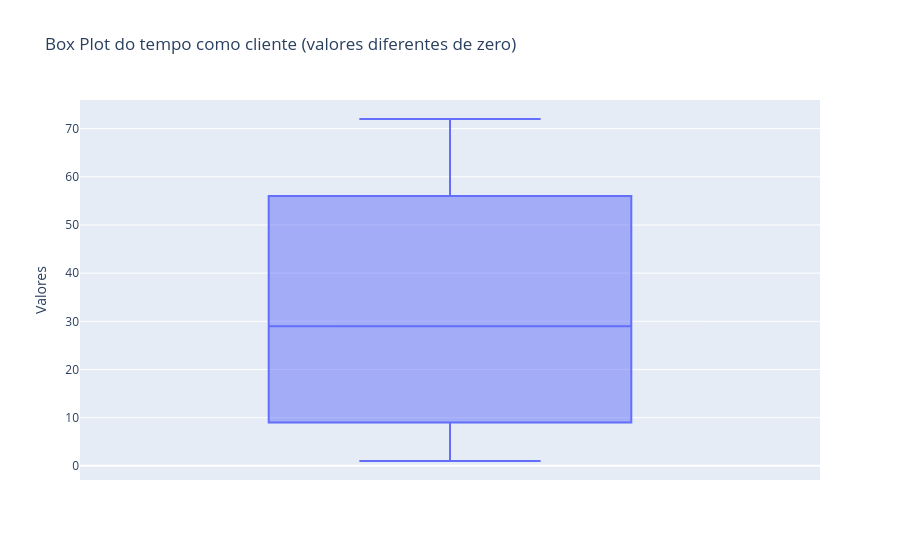

The notebook cell saved with this chart:
### Code cell
df_nao_zero = df[df['Tempo_como_Cliente'] != 0]

fig = px.box(df_nao_zero, y='Tempo_como_Cliente', title='Box Plot do tempo como cliente (valores diferentes de zero)', labels ={'Tempo_como_Cliente': 'Valores'})
fig.show()

### Figure 1 — Plotly figure (JSON) as saved in the notebook; plotly's stock layout.template omitted (floating-point values rounded to 4 significant figures; data arrays with more than 128 entries replaced by an {"elided": "..."} marker saying what was removed)
{"data": [{"alignmentgroup": "True", "hovertemplate": "Valores=%{y}<extra></extra>", "legendgroup": "", "marker": {"color": "#636efa"}, "name": "", "notched": false, "offsetgroup": "", "orientation": "v", "showlegend": false, "type": "box", "x0": " ", "xaxis": "x", "y": {"elided": "2483 int values"}, "y0": " ", "yaxis": "y"}], "layout": {"autosize": true, "boxmode": "group", "legend": {"tracegroupgap": 0}, "title": {"text": "Box Plot do tempo como cliente (valores diferentes de zero)"}, "xaxis": {"anchor": "y", "autorange": true, "domain": [0, 1], "range": [-0.5, 0.5], "type": "category"}, "yaxis": {"anchor": "x", "autorange": true, "domain": [0, 1], "range": [-2.944, 75.94], "title": {"text": "Valores"}, "type": "linear"}}}
